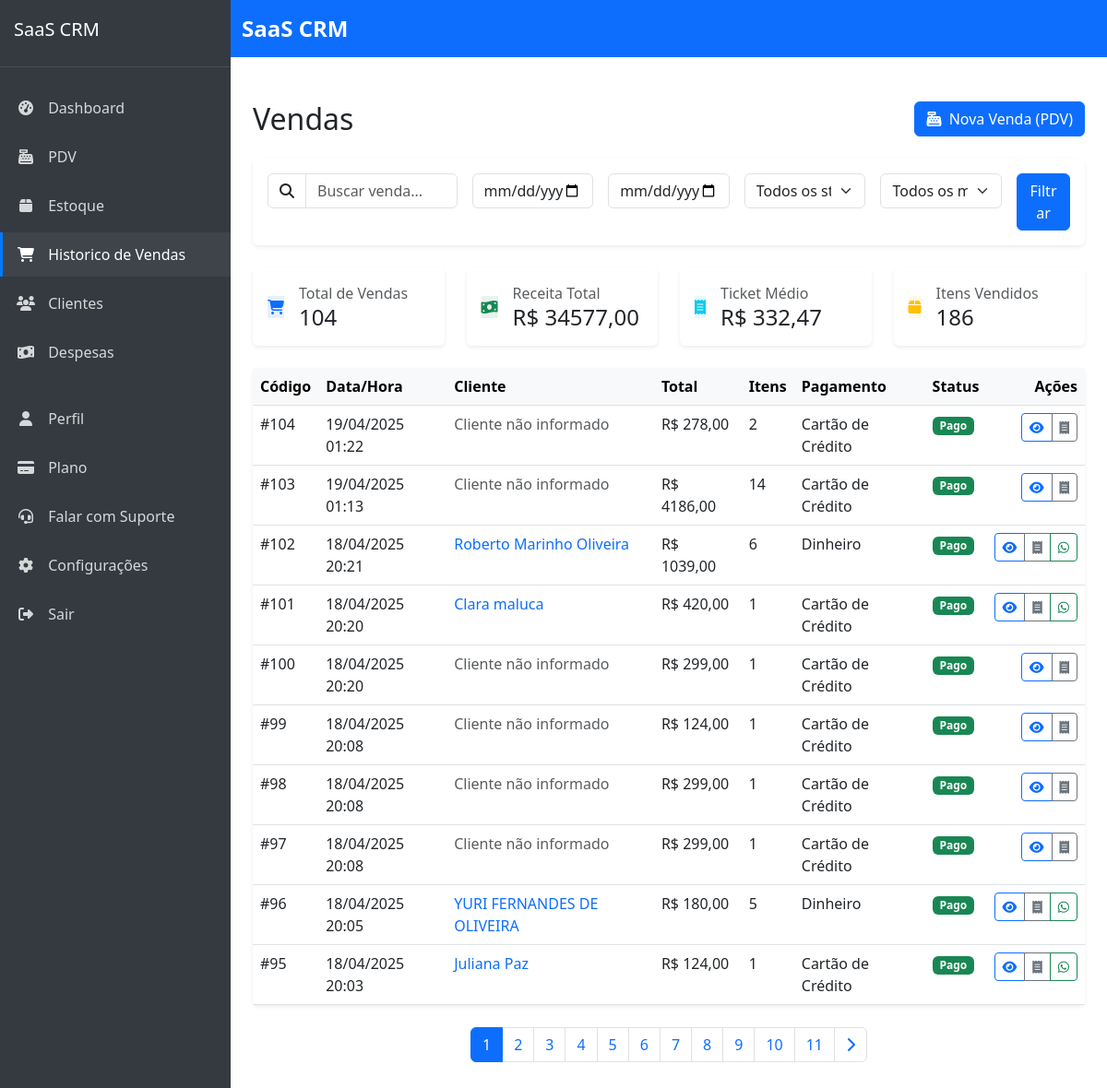
/sistema/vendas/ (signed in), run on an earlier commit of the app's database.
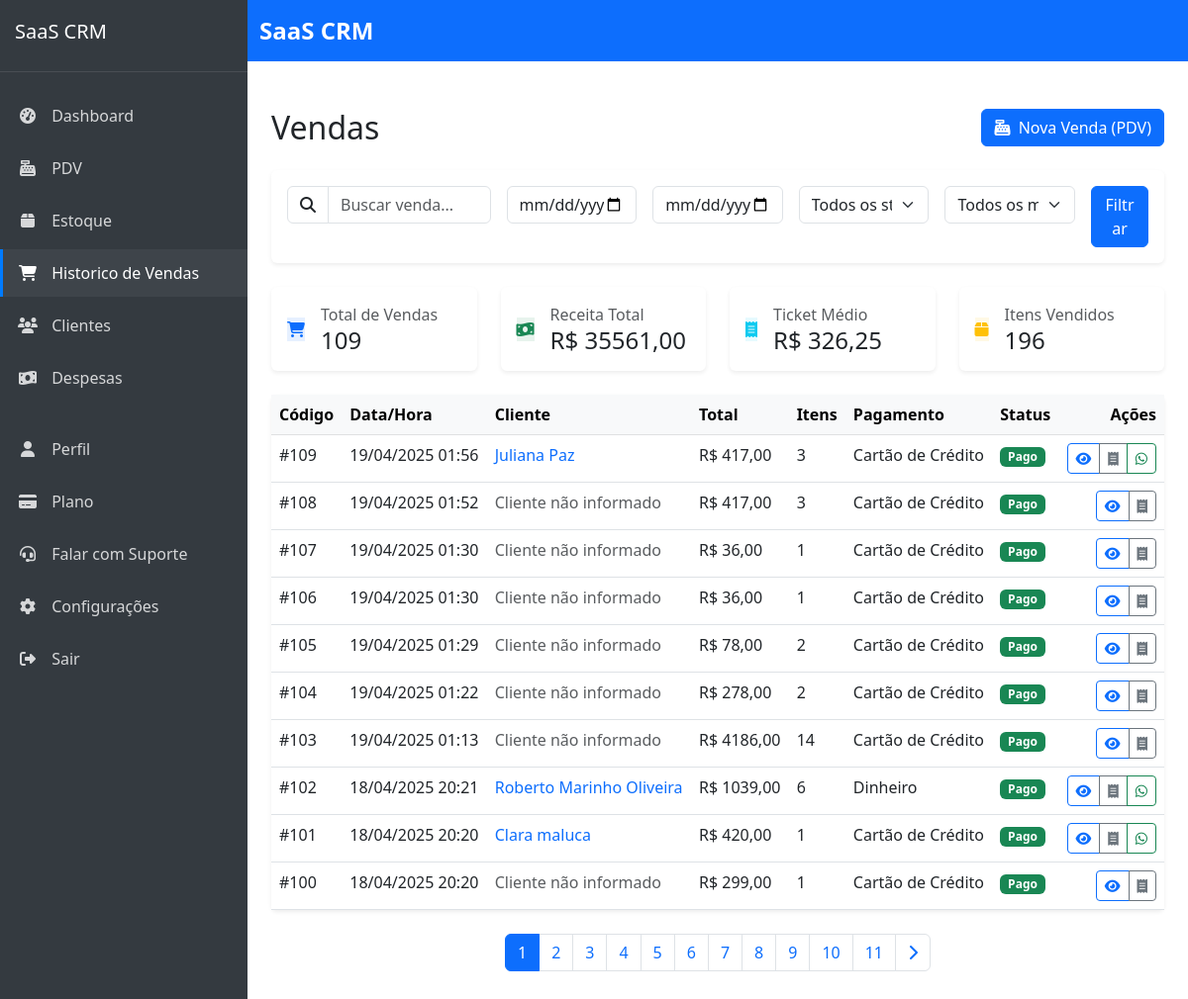
And on a later commit of the database.
### sales/models.py (models this page shows, shortened)
class Sale(models.Model):
    STATUS_CHOICES = (
        ('pending', 'Pendente'),
        ('paid', 'Pago'),
        ('cancelled', 'Cancelado'),
    )
    company = models.ForeignKey(Company, on_delete=models.CASCADE, verbose_name='Empresa', related_name='sales')
    customer = models.ForeignKey(
        'customers.Customer',
        on_delete=models.SET_NULL,
        null=True,
        blank=True,
        related_name='sales'
    )
    payment_method = models.ForeignKey(PaymentMethod, on_delete=models.PROTECT, verbose_name='Método de Pagamento', related_name='sales')
    created_by = models.ForeignKey(settings.AUTH_USER_MODEL, on_delete=models.PROTECT, null=True, blank=True, verbose_name='Criado por', related_name='sales_created')
    status = models.CharField('Status', max_length=20, choices=STATUS_CHOICES, default='pending')
    total = models.DecimalField('Total', max_digits=10, decimal_places=2, default=0)
    discount = models.DecimalField('Desconto', max_digits=10, decimal_places=2, default=0)
    cost_total = models.DecimalField('Custo Total', max_digits=10, decimal_places=2, default=0)
    profit = models.DecimalField('Lucro', max_digits=10, decimal_places=2, default=0)
    profit_margin = models.DecimalField('Margem de Lucro', max_digits=5, decimal_places=2, default=0)
    notes = models.TextField('Observações', blank=True, null=True)
    created_at = models.DateTimeField('Criado em', auto_now_add=True)
    updated_at = models.DateTimeField('Atualizado em', auto_now=True)
    is_canceled = models.BooleanField(default=False)
    canceled_at = models.DateTimeField(null=True, blank=True)
    canceled_by = models.ForeignKey(
        settings.AUTH_USER_MODEL, on_delete=models.SET_NULL,
        null=True, blank=True, related_name='canceled_sales'
    )
    access_token = models.UUIDField(default=uuid.uuid4, editable=False)
    class Meta:
        verbose_name = 'Venda'
        verbose_name_plural = 'Vendas'
        ordering = ['-created_at']

class PaymentMethod(models.Model):
    company = models.ForeignKey(Company, on_delete=models.CASCADE, verbose_name='Empresa', related_name='payment_methods')
    name = models.CharField('Nome', max_length=100)
    description = models.TextField('Descrição', blank=True, null=True)
    is_active = models.BooleanField('Ativo', default=True)
    created_at = models.DateTimeField('Criado em', default=timezone.now)
    updated_at = models.DateTimeField('Atualizado em', default=timezone.now)
    class Meta:
        verbose_name = 'Método de Pagamento'
        verbose_name_plural = 'Métodos de Pagamento'
        ordering = ['name']
        unique_together = ['company', 'name']  # Prevent duplicate payment methods within same company

### customers/models.py (models this page shows, shortened)
class Customer(models.Model):
    company = models.ForeignKey(Company, on_delete=models.CASCADE, verbose_name='Empresa', related_name='customers')
    name = models.CharField('Nome', max_length=100)
    email = models.EmailField('E-mail', max_length=100, blank=True, null=True)
    phone = models.CharField('Telefone', max_length=20, blank=True, null=True)
    address = models.CharField('Endereço', max_length=200, blank=True, null=True)
    city = models.CharField('Cidade', max_length=100, blank=True, null=True)
    state = models.CharField('Estado', max_length=2, blank=True, null=True)
    zipcode = models.CharField('CEP', max_length=9, blank=True, null=True)
    notes = models.TextField('Observações', blank=True, null=True)
    is_active = models.BooleanField('Ativo', default=True)
    loyalty_points = models.IntegerField('Pontos de Fidelidade', default=0)
    loyalty_tier = models.ForeignKey(LoyaltyTier, on_delete=models.SET_NULL, null=True, blank=True, verbose_name='Nível de Fidelidade')
    birthday = models.DateField('Data de Nascimento', null=True, blank=True)
    created_at = models.DateTimeField('Criado em', auto_now_add=True)
    updated_at = models.DateTimeField('Atualizado em', auto_now=True)
    class Meta:
        verbose_name = 'Cliente'
        verbose_name_plural = 'Clientes'
        ordering = ['name']
        unique_together = [['company', 'email'], ['company', 'phone']]  # Prevent duplicate contacts within same company

### sales/views.py (the view)
# urls.py: path('', views.sale_list, name='sale_list'),
@login_required
def sale_list(request):
    query = request.GET.get('q', '')
    status = request.GET.get('status', '')
    payment_method = request.GET.get('payment_method', '')
    date_from = request.GET.get('date_from', '')
    date_to = request.GET.get('date_to', '')
    sales = Sale.objects.filter(company=request.user.company).select_related('customer', 'payment_method')
    if query:
        sales = sales.filter(
            Q(customer__name__icontains=query) |
            Q(notes__icontains=query)
        )
    if status:
        sales = sales.filter(status=status)
    if payment_method:
        sales = sales.filter(payment_method_id=payment_method)
    if date_from:
        sales = sales.filter(created_at__date__gte=date_from)
    if date_to:
        sales = sales.filter(created_at__date__lte=date_to)
    total_sales = sales.count()
    total_revenue = float(sales.aggregate(total=Sum('total'))['total'] or 0)
    avg_ticket = total_revenue / total_sales if total_sales > 0 else 0
    total_items = (
        SaleItem.objects
        .filter(sale__in=sales)
        .aggregate(total=Sum('quantity'))['total'] or 0
    )
    sales = sales.annotate(items_count=Sum('items__quantity'))
    sales = sales.order_by('-created_at')
    paginator = Paginator(sales, 10)
    page_number = request.GET.get('page', 1)
    sales_page = paginator.get_page(page_number)
    payment_methods = PaymentMethod.objects.filter(company=request.user.company)
    context = {
        'sales': sales_page,
        'payment_methods': payment_methods,
        'query': query,
        'status': status,
        'payment_method': payment_method,
        'date_from': date_from,
        'date_to': date_to,
        'total_sales': total_sales,
        'total_revenue': total_revenue,
        'avg_ticket': avg_ticket,
        'total_items': total_items,
    }
    return render(request, 'sales/sale_list.html', context)

### saas_crm/urls.py (called while the page is built)
    def __call__(self, request):
        if request.user.is_authenticated and request.user.is_superuser and 'impersonate_user_id' in request.session:
            user_id = request.session['impersonate_user_id']
            try:
                request.real_user = request.user
                request.user = User.objects.get(pk=user_id)
                request.is_impersonating = True
            except User.DoesNotExist:
                del request.session['impersonate_user_id']
        response = self.get_response(request)
        return response

### templates/sales/sale_list.html (shortened to what the changed rows need)
{% extends 'core/base.html' %}
{% load humanize %}
{% block content %}
<div class="container-fluid py-4">
    <div class="d-flex justify-content-between align-items-center mb-4">
        <h1 class="h2 mb-0">Vendas</h1>
    </div>
    <div class="row g-4 mb-4">
        <div class="col-md-3">
            <div class="card border-0 shadow-sm h-100">
                <div class="card-body p-3">
                    <div class="d-flex align-items-center">
                        <div>
                            <p class="text-muted mb-0">Total de Vendas</p>
                            <h4 class="mb-0">{{ total_sales|default:0 }}</h4>
                        </div>
                    </div>
                </div>
            </div>
        </div>
        <div class="col-md-3">
            <div class="card border-0 shadow-sm h-100">
                <div class="card-body p-3">
                    <div class="d-flex align-items-center">
                        <div>
                            <p class="text-muted mb-0">Receita Total</p>
                            <h4 class="mb-0">R$ {{ total_revenue|floatformat:2 }}</h4>
                        </div>
                    </div>
                </div>
            </div>
        </div>
        <div class="col-md-3">
            <div class="card border-0 shadow-sm h-100">
                <div class="card-body p-3">
                    <div class="d-flex align-items-center">
                        <div>
                            <p class="text-muted mb-0">Ticket Médio</p>
                            <h4 class="mb-0">R$ {{ avg_ticket|floatformat:2 }}</h4>
                        </div>
                    </div>
                </div>
            </div>
        </div>
        <div class="col-md-3">
            <div class="card border-0 shadow-sm h-100">
                <div class="card-body p-3">
                    <div class="d-flex align-items-center">
                        <div>
                            <p class="text-muted mb-0">Itens Vendidos</p>
                            <h4 class="mb-0">{{ total_items|default:0 }}</h4>
                        </div>
                    </div>
                </div>
            </div>
        </div>
    </div>
    <div class="card border-0 shadow-sm">
        <div class="card-body p-0">
            <div class="table-responsive">
                <table class="table table-hover mb-0">
                    <thead class="table-light">
                        <tr>
                            <th scope="col">Código</th>
                            <th scope="col">Data/Hora</th>
                            <th scope="col">Cliente</th>
                            <th scope="col">Total</th>
                            <th scope="col">Itens</th>
                            <th scope="col">Pagamento</th>
                            <th scope="col">Status</th>
                            <th scope="col" class="text-end">Ações</th>
                        </tr>
                    </thead>
                    <tbody>
                        {% for sale in sales %}
                        <tr>
                            <td>#{{ sale.id }}</td>
                            <td>{{ sale.created_at|date:"d/m/Y H:i" }}</td>
                            <td>
                                {% if sale.customer %}
                                <a href="{% url 'customers:customer_detail' sale.customer.id %}" class="text-decoration-none">
                                    {{ sale.customer.name }}
                                </a>
                                {% else %}
                                <span class="text-muted">Cliente não informado</span>
                                {% endif %}
                            </td>
                            <td>R$ {{ sale.total|floatformat:2 }}</td>
                            <td>{{ sale.items_count|default:0 }}</td>
                            <td>{{ sale.payment_method.name }}</td>
                            <td>
                                {% if sale.status == 'paid' %}
                                <span class="badge bg-success">Pago</span>
                                {% elif sale.status == 'pending' %}
                                <span class="badge bg-warning">Pendente</span>
                                {% else %}
                                <span class="badge bg-danger">Cancelado</span>
                                {% endif %}
                            </td>
                            <td class="text-end">
                                <div class="btn-group">
                                    <a href="{% url 'sales:sale_detail' sale.id %}" class="btn btn-sm btn-outline-primary" title="Ver detalhes">
                                        <i class="fas fa-eye"></i>
                                    </a>
                                    <a href="{% url 'sales:sale_receipt' sale.id %}" class="btn btn-sm btn-outline-secondary" title="Ver recibo">
                                        <i class="fas fa-receipt"></i>
                                    </a>
                                    {% if sale.customer and sale.customer.phone %}
                                    <a href="{% url 'sales:send_whatsapp' sale.id %}" class="btn btn-sm btn-outline-success" title="Enviar agradecimento por WhatsApp">
                                        <i class="fab fa-whatsapp"></i>
                                    </a>
                                    {% endif %}
                                </div>
                            </td>
                        </tr>
                        {% endfor %}
                    </tbody>
                </table>
            </div>
        </div>
    </div>
    {% if sales.has_other_pages %}
    <nav aria-label="Paginação" class="mt-4">
        <ul class="pagination justify-content-center">
            {% for num in sales.paginator.page_range %}
            <li class="page-item {% if sales.number == num %}active{% endif %}">
                <a class="page-link" href="?page={{ num }}&q={{ query }}&status={{ status }}&payment_method={{ payment_method }}&date_from={{ date_from }}&date_to={{ date_to }}">
                    {{ num }}
                </a>
            </li>
            {% endfor %}
        </ul>
    </nav>
    {% endif %}
</div>
{% endblock %}

What changed in the data, as far as the page shows it:
no longer on this page (row unchanged): Sale: id "99", created_at "18/04/2025 20:08", shows "Cliente não informado", total "124,00", items_count "1", payment_method.name "Cartão de Crédito", status "Pago"
no longer on this page (row unchanged): Sale: id "98", created_at "18/04/2025 20:08", shows "Cliente não informado", total "299,00", items_count "1", payment_method.name "Cartão de Crédito", status "Pago"
no longer on this page (row unchanged): Sale: id "97", created_at "18/04/2025 20:08", shows "Cliente não informado", total "299,00", items_count "1", payment_method.name "Cartão de Crédito", status "Pago"
no longer on this page (row unchanged): Sale: id "96", created_at "18/04/2025 20:05", customer.name "YURI FERNANDES DE OLIVEIRA", total "180,00", items_count "5", payment_method.name "Dinheiro", status "Pago"
no longer on this page (row unchanged): Sale: id "95", created_at "18/04/2025 20:03", customer.name "Juliana Paz", total "124,00", items_count "1", payment_method.name "Cartão de Crédito", status "Pago"
added Sale: id "109", created_at "19/04/2025 01:56", customer.name "Juliana Paz", total "417,00", items_count "3", payment_method.name "Cartão de Crédito", status "Pago"
added Sale: id "108", created_at "19/04/2025 01:52", shows "Cliente não informado", total "417,00", items_count "3", payment_method.name "Cartão de Crédito", status "Pago"
added Sale: id "107", created_at "19/04/2025 01:30", shows "Cliente não informado", total "36,00", items_count "1", payment_method.name "Cartão de Crédito", status "Pago"
added Sale: id "106", created_at "19/04/2025 01:30", shows "Cliente não informado", total "36,00", items_count "1", payment_method.name "Cartão de Crédito", status "Pago"
added Sale: id "105", created_at "19/04/2025 01:29", shows "Cliente não informado", total "78,00", items_count "2", payment_method.name "Cartão de Crédito", status "Pago"
Also different on the page:
{{ total_sales|default:0 }}: "104" → "109"
{{ total_revenue|floatformat:2 }}: "34577,00" → "35561,00"
{{ avg_ticket|floatformat:2 }}: "332,47" → "326,25"
{{ total_items|default:0 }}: "186" → "196"
